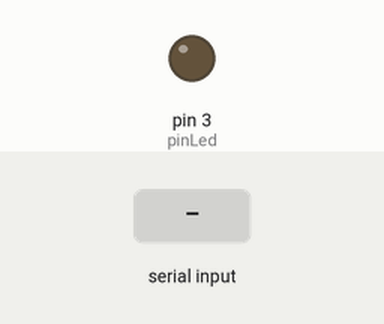
Bench run of a sketch on a simulated Arduino Uno, built with avr-gcc and run on an emulated ATmega328P. On the bench: output pins drawn as LEDs (lit = HIGH). Dashed ring = blinking. The test bench sets the inputs (shaded band).

Above: at 1.2 s.
1.3 s: "1" received over Serial
At 3.0 s:
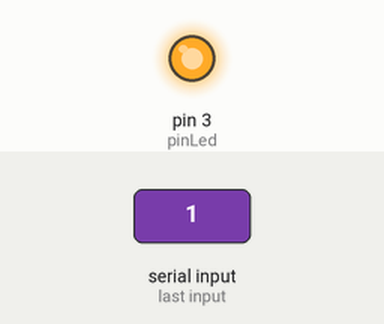
4.3 s: "0" received over Serial
At 4.85 s:
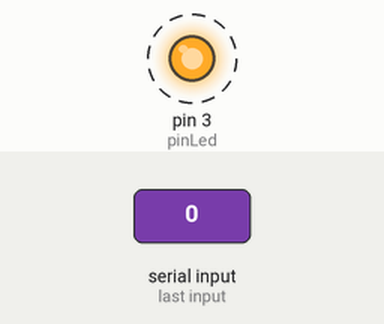
Timing chart, 0 to 7.3 s (numbered marks = the images above; inputs shaded):
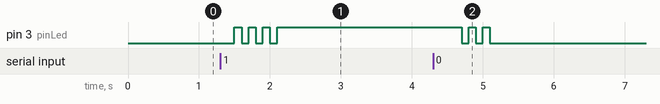

The sketch:

arduino_led_d3.ino
```cpp
/**
 * Setup:
 * Connect an LED to digital pin 3
 *
 * Description:
 * Control the LED using serial input
 * '1' => ON
 * '0' => OFF
 *
 * E.g., after uploading this sketch, open the terminal on your host computer, and type:
 *
 * cat > /dev/cu.usbmodemxxxx (where xxxx is the port assigned. check the exact port number using ls /dev/cu.usbmodem*)
 * 1 (Return) turns the LED ON
 * 0 (Return) turns the LED OFF
 *
 */
const int pinLed = 3;
char input = '0';


void setup() {
  // put your setup code here, to run once:
  pinMode(pinLed, OUTPUT);
  Serial.begin(9600);

}

void loop() {
  input = Serial.read();
  //Serial.println(input);

  if(input == '1') {
    blink();
    turnOn();
  }

  if(input == '0') {
    blink();
    turnOff();
  }

  delay(500);
}

void blink() {
  for(int i = 0; i < 3; i++) {
    digitalWrite(pinLed, HIGH);
    delay(100);
    digitalWrite(pinLed, LOW);
    delay(100);
  }
}

void turnOn() {
  digitalWrite(pinLed, HIGH);
}

void turnOff() {
  digitalWrite(pinLed, LOW);
}
```

Measured:
- after the input at 1.3 s, pin 3 (pinLed): alternates HIGH for 0.10 s and LOW for 0.10 s, 7 changes in all, then stays HIGH, starting after 0.20 s
- after the input at 4.3 s, pin 3 (pinLed): alternates HIGH for 0.10 s and LOW for 0.10 s, 5 changes in all, then stays LOW, starting after 0.40 s
